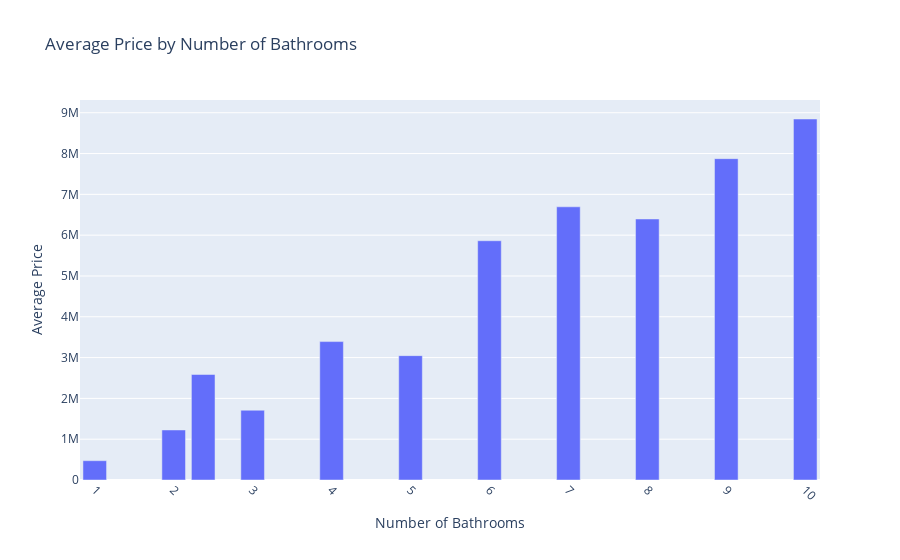

Notebook code cell kept with this figure:
### Markdown cell above
Average House Prices by Number of Bedrooms:

The bar chart illustrates a general upward trend in average prices with an increase in the number of bedrooms. This indicates that properties with more bedrooms tend to be priced higher.
However, there is some fluctuation in this trend, particularly for properties with a very high number of bedrooms.

### Code cell
import plotly.express as px

fig = px.bar(df.groupby('BATH')['PRICE'].mean().reset_index(), x='BATH', y='PRICE', 
             title='Average Price by Number of Bathrooms', 
             labels={'BATH': 'Number of Bathrooms', 'PRICE': 'Average Price'})

fig.update_layout(xaxis={'tickangle': 45})

fig.show()

### Figure 1 — Plotly figure (JSON) as saved in the notebook; plotly's stock layout.template omitted (floating-point values rounded to 4 significant figures)
{"data": [{"alignmentgroup": "True", "hovertemplate": "Number of Bathrooms=%{x}<br>Average Price=%{y}<extra></extra>", "legendgroup": "", "marker": {"color": "#636efa", "pattern": {"shape": ""}}, "name": "", "offsetgroup": "", "orientation": "v", "showlegend": false, "textposition": "auto", "type": "bar", "x": [1, 2, 2.374, 3, 4, 5, 6, 7, 8, 9, 10], "xaxis": "x", "y": [473100.0, 1226000.0, 2586000.0, 1710000.0, 3392000.0, 3047000.0, 5863000.0, 6694600, 6396250, 7875000, 8847000.0], "yaxis": "y"}], "layout": {"barmode": "relative", "legend": {"tracegroupgap": 0}, "title": {"text": "Average Price by Number of Bathrooms"}, "xaxis": {"anchor": "y", "domain": [0, 1], "tickangle": 45, "title": {"text": "Number of Bathrooms"}}, "yaxis": {"anchor": "x", "domain": [0, 1], "title": {"text": "Average Price"}}}}
